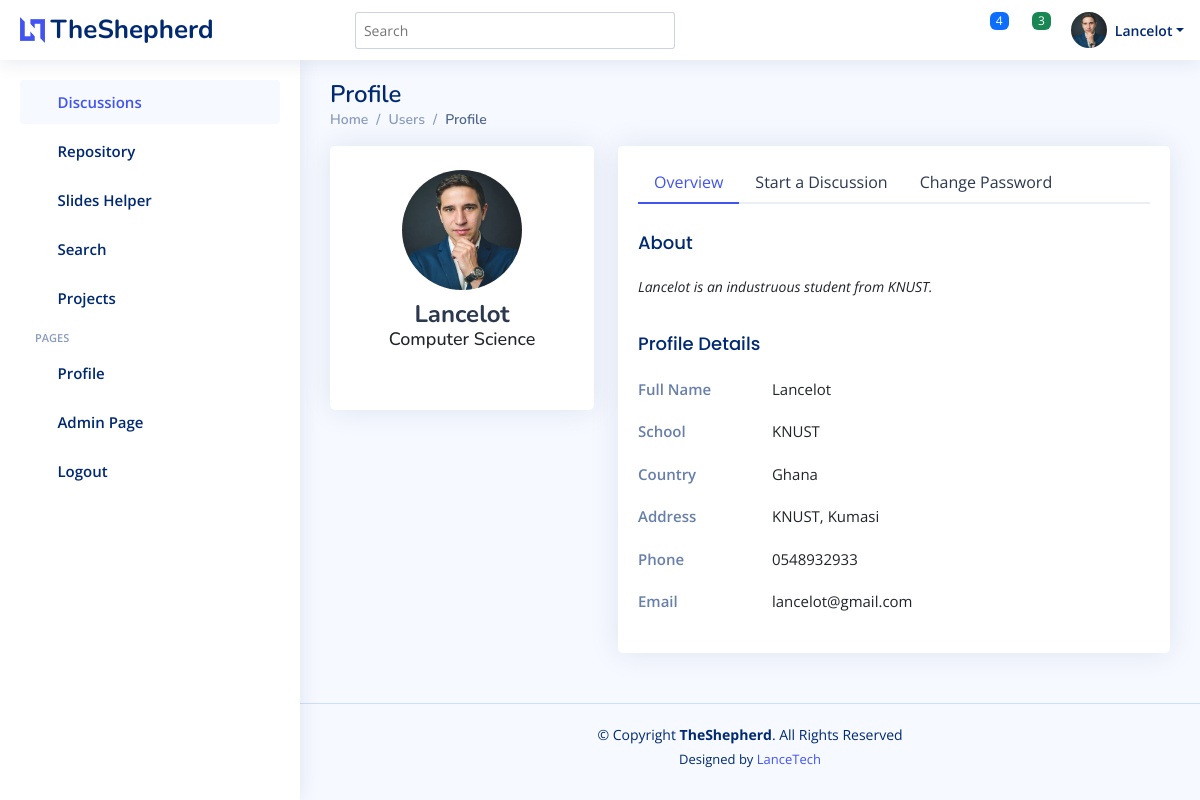
/accounts/1/ (signed in), run on the app's committed database.
### discussions/models.py (models this page shows, shortened)
class Student(models.Model):
    friend = models.ForeignKey('self', on_delete=models.CASCADE, blank=True, null=True)
    user = models.OneToOneField(User, on_delete=models.CASCADE)
    phone = models.CharField(max_length=10, default='0548932933', blank=True)
    school = models.CharField(max_length=60, default='KNUST', blank=True)
    course = models.CharField(max_length=60, default='Computer Science', blank=True)
    back_img = models.ImageField(blank=True, upload_to="images/profiles", default='images/profiles/testimonial-1_wBDCxRj.jpg')

### accounts/views.py (the view)
# urls.py: path('<int:pk>/', ProfileView.as_view(), name='profile'),
class ProfileView(generic.DetailView):
    template_name = "accounts/profile.html"
    model = Student
    def get_context_data(self, *args, **kwargs):
        context = super(ProfileView, self).get_context_data(*args, **kwargs)
        context['student'] = Student.objects.filter(user=self.request.user)[0]
        context['discuss_form'] = DiscussionForm
        context['reset_form'] = ResetPasswordForm
        return context

### accounts/templates/accounts/profile.html (shortened to what this page needs)
<!DOCTYPE html>
<html lang="en">
<head>
  {% load static %}
  <link href="{% static 'assets/vendor/bootstrap/css/bootstrap.min.css' %}" rel="stylesheet">
  <link href="{% static 'assets/vendor/bootstrap-icons/bootstrap-icons.css' %}" rel="stylesheet">
  <link href="{% static 'assets/vendor/boxicons/css/boxicons.min.css' %}" rel="stylesheet">
  <link href="{% static 'assets/vendor/quill/quill.snow.css' %}" rel="stylesheet">
  <link href="{% static 'assets/vendor/quill/quill.bubble.css' %}" rel="stylesheet">
  <link href="{% static 'assets/vendor/remixicon/remixicon.css' %}" rel="stylesheet">
  <link href="{% static 'assets/vendor/simple-datatables/style.css' %}" rel="stylesheet">
  <link href="{% static 'assets/css/style.css' %}" rel="stylesheet">
</head>
<body>
  <header id="header" class="header fixed-top d-flex align-items-center">
    <div class="d-flex align-items-center justify-content-between">
      <a href="{% url 'discussions:index' %}" class="logo d-flex align-items-center">
        <img src="{% static 'assets/img/logo.png' %}" alt="">
        <span class="d-none d-lg-block">TheShepherd</span>
      </a>
      <i class="bi bi-list toggle-sidebar-btn"></i>
    </div>
    <div class="search-bar">
      <form class="search-form d-flex align-items-center" method="POST" action="#">
        <input type="text" name="query" placeholder="Search" title="Enter search keyword">
        <button type="submit" title="Search"><i class="bi bi-search"></i></button>
      </form>
    </div>
    <nav class="header-nav ms-auto">
      <ul class="d-flex align-items-center">
        {% if not user.is_authenticated %}
        <li class="nav-item">
          <a class="nav-link collapsed" href="{% url 'accounts:signup' %}">
            <i class="bi bi-card-list"></i>
            <span>Register</span>
          </a>
        </li>
        <li class="nav-item">
          <a class="nav-link collapsed" href="{% url 'login' %}">
            <i class="bi bi-box-arrow-in-right"></i>
            <span>Login</span>
          </a>
        </li>
        {% else %}
        <li class="nav-item dropdown">
          <a class="nav-link nav-icon" href="#" data-bs-toggle="dropdown">
            <i class="bi bi-bell"></i>
            <span class="badge bg-primary badge-number">4</span>
          </a>
        </li>
        <li class="nav-item dropdown">
          <a class="nav-link nav-icon" href="#" data-bs-toggle="dropdown">
            <i class="bi bi-chat-left-text"></i>
            <span class="badge bg-success badge-number">3</span>
          </a>
        </li>
        <li class="nav-item dropdown pe-3">
          <a class="nav-link nav-profile d-flex align-items-center pe-0" href="#" data-bs-toggle="dropdown">
            <img src="{% static student.back_img.url %}" alt="Profile" class="rounded-circle">
            <span class="d-none d-md-block dropdown-toggle ps-2">{{ student.user.username }}</span>
          </a>
        </li>
        {% endif %}
      </ul>
    </nav>
  </header>
  <aside id="sidebar" class="sidebar">
    <ul class="sidebar-nav" id="sidebar-nav">
      <li class="nav-item">
        <a class="nav-link " href="{% url 'discussions:index' %}">
          <i class="bi bi-grid"></i>
          <span>Discussions</span>
        </a>
      </li>
      <li class="nav-item">
        <a class="nav-link collapsed"  href="{% url 'repository:repository' %}">
          <i class="bi bi-menu-button-wide"></i><span>Repository</span>
        </a>
      </li>
      <li class="nav-item">
        <a class="nav-link collapsed" href="{% url 'sliders:sliders' %}">
          <i class="bi bi-journal-text"></i><span>Slides Helper</span>
        </a>
      </li>
      <li class="nav-item">
        <a class="nav-link collapsed" href="{% url 'search:search' %}">
          <i class="bi bi-layout-text-window-reverse"></i><span>Search</span>
        </a>
      </li>
      <li class="nav-item">
        <a class="nav-link collapsed" href="#">
          <i class="bi bi-gem"></i><span>Projects</span>
        </a>
      </li>
      <li class="nav-heading">Pages</li>
      <li class="nav-item">
        <a class="nav-link collapsed" href="{% url 'accounts:profile' student.id %}">
          <i class="bi bi-person"></i>
          <span>Profile</span>
        </a>
      </li>
      {% if user.is_superuser %}
      <li class="nav-item">
        <a class="nav-link collapsed" href="{% url 'admin:index' %}">
          <i class="bi bi-envelope"></i>
          <span>Admin Page</span>
        </a>
      </li>
      {% endif %}
      <li class="nav-item">
        <a class="nav-link collapsed" href="{% url 'accounts:logout' %}">
          <i class="bi bi-box-arrow-in-left"></i>
          <span>Logout</span>
        </a>
      </li>
    </ul>
  </aside>
  <main id="main" class="main">
    <div class="pagetitle">
      <h1>Profile</h1>
      <nav>
        <ol class="breadcrumb">
          <li class="breadcrumb-item"><a href="index.html">Home</a></li>
          <li class="breadcrumb-item">Users</li>
          <li class="breadcrumb-item active">Profile</li>
        </ol>
      </nav>
    </div>
    <section class="section profile">
      <div class="row">
        <div class="col-xl-4">
          <div class="card">
            <div class="card-body profile-card pt-4 d-flex flex-column align-items-center">
              <img src="{% static student.back_img.url %}" alt="Profile" class="rounded-circle">
              <h2>{{ student.user.username }}</h2>
              <h3>{{ student.course }}</h3>
              <div class="social-links mt-2">
                <a href="#" class="twitter"><i class="bi bi-twitter"></i></a>
                <a href="#" class="facebook"><i class="bi bi-facebook"></i></a>
                <a href="#" class="instagram"><i class="bi bi-instagram"></i></a>
                <a href="#" class="linkedin"><i class="bi bi-linkedin"></i></a>
              </div>
            </div>
          </div>
        </div>
        <div class="col-xl-8">
          <div class="card">
            <div class="card-body pt-3">
              <ul class="nav nav-tabs nav-tabs-bordered">
                <li class="nav-item">
                  <button class="nav-link active" data-bs-toggle="tab" data-bs-target="#profile-overview">Overview</button>
                </li>
                <li class="nav-item">
                  <button class="nav-link" data-bs-toggle="tab" data-bs-target="#profile-settings">Start a Discussion</button>
                </li>
                <li class="nav-item">
                  <button class="nav-link" data-bs-toggle="tab" data-bs-target="#profile-change-password">Change Password</button>
                </li>
              </ul>
              <div class="tab-content pt-2">
                <div class="tab-pane fade show active profile-overview" id="profile-overview">
                  <h5 class="card-title">About</h5>
                  <p class="small fst-italic">{{ student.user.username }} is an industruous student from {{ student.school }}.</p>
                  <h5 class="card-title">Profile Details</h5>
                  <div class="row">
                    <div class="col-lg-3 col-md-4 label ">Full Name</div>
                    <div class="col-lg-9 col-md-8">{{ student.user.username }}</div>
                  </div>
                  <div class="row">
                    <div class="col-lg-3 col-md-4 label">School</div>
                    <div class="col-lg-9 col-md-8">{{ student.school }}</div>
                  </div>
                  <div class="row">
                    <div class="col-lg-3 col-md-4 label">Country</div>
                    <div class="col-lg-9 col-md-8">Ghana</div>
                  </div>
                  <div class="row">
                    <div class="col-lg-3 col-md-4 label">Address</div>
                    <div class="col-lg-9 col-md-8">KNUST, Kumasi</div>
                  </div>
                  <div class="row">
                    <div class="col-lg-3 col-md-4 label">Phone</div>
                    <div class="col-lg-9 col-md-8">{{ student.phone }}</div>
                  </div>
                  <div class="row">
                    <div class="col-lg-3 col-md-4 label">Email</div>
                    <div class="col-lg-9 col-md-8">{{ student.user.email }}</div>
                  </div>
                </div>
              </div>
            </div>
          </div>
        </div>
      </div>
    </section>
  </main>
  <footer id="footer" class="footer">
    <div class="copyright">
      &copy; Copyright <strong><span>TheShepherd</span></strong>. All Rights Reserved
    </div>
    <div class="credits">
      Designed by <a href="https://LanceTech.com/">LanceTech</a>
    </div>
  </footer>
</body>
</html>

### data on the page
Student: back_img (picture), user.username "Lancelot", course "Computer Science", school "KNUST", phone "0548932933", user.email "lancelot@gmail.com"
